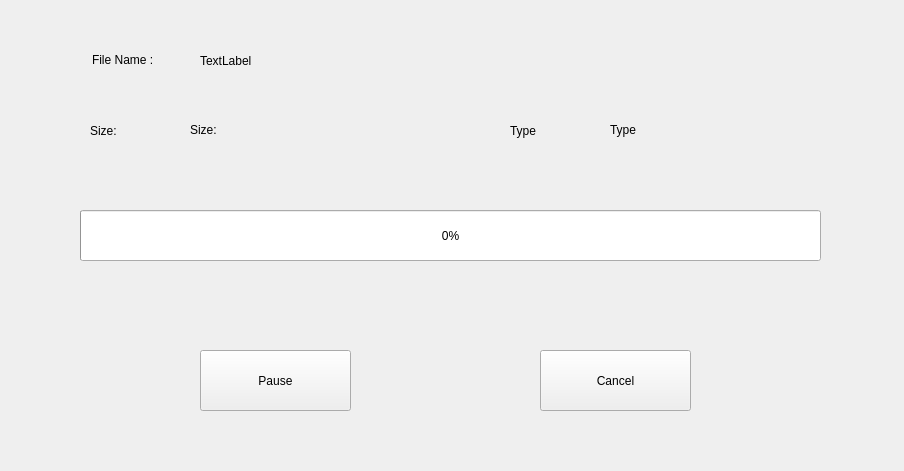
<?xml version="1.0" encoding="UTF-8"?>
<ui version="4.0">
 <class>Form</class>
 <widget class="QWidget" name="Form">
  <property name="geometry">
   <rect>
    <x>0</x>
    <y>0</y>
    <width>904</width>
    <height>471</height>
   </rect>
  </property>
  <property name="windowTitle">
   <string>Form</string>
  </property>
  <property name="styleSheet">
   <string notr="true">/*
 * The MIT License (MIT)
 *
 * Copyright (c) &lt;2013-2014&gt; &lt;Colin Duquesnoy&gt;
 *
 * Permission is hereby granted, free of charge, to any person obtaining a copy
 * of this software and associated documentation files (the &quot;Software&quot;), to deal
 * in the Software without restriction, including without limitation the rights
 * to use, copy, modify, merge, publish, distribute, sublicense, and/or sell
 * copies of the Software, and to permit persons to whom the Software is
 * furnished to do so, subject to the following conditions:

 * The above copyright notice and this permission notice shall be included in
 * all copies or substantial portions of the Software.

 * THE SOFTWARE IS PROVIDED &quot;AS IS&quot;, WITHOUT WARRANTY OF ANY KIND, EXPRESS OR
 * IMPLIED, INCLUDING BUT NOT LIMITED TO THE WARRANTIES OF MERCHANTABILITY,
 * FITNESS FOR A PARTICULAR PURPOSE AND NONINFRINGEMENT. IN NO EVENT SHALL THE
 * AUTHORS OR COPYRIGHT HOLDERS BE LIABLE FOR ANY CLAIM, DAMAGES OR OTHER
 * LIABILITY, WHETHER IN AN ACTION OF CONTRACT, TORT OR OTHERWISE, ARISING FROM,
 * OUT OF OR IN CONNECTION WITH THE SOFTWARE OR THE USE OR OTHER DEALINGS IN
 * THE SOFTWARE.
 */
QToolTip
{
    border: 1px solid #76797C;
    background-color: rgb(90, 102, 117);;
    color: white;
    padding: 5px;
    opacity: 200;
}

QWidget
{
    color: #eff0f1;
    background-color: #31363b;
    selection-background-color:#3daee9;
    selection-color: #eff0f1;
    background-clip: border;
    border-image: none;
    border: 0px transparent black;
    outline: 0;
}

QWidget:item:hover
{
    background-color: #3daee9;
    color: #eff0f1;
}

QWidget:item:selected
{
    background-color: #3daee9;
}

QRadioButton
{
    spacing: 5px;
    outline: none;
    color: #eff0f1;
    margin-bottom: 2px;
}

QRadioButton:disabled
{
    color: #76797C;
}
QRadioButton::indicator
{
    width: 21px;
    height: 21px;
}

QRadioButton::indicator:unchecked
{
    image: url(:/qss_icons/Dark_rc/radio_unchecked.png);
}


QRadioButton::indicator:unchecked:hover,
QRadioButton::indicator:unchecked:focus,
QRadioButton::indicator:unchecked:pressed
{
    border: none;
    outline: none;
    image: url(:/qss_icons/Dark_rc/radio_unchecked_focus.png);
}

QRadioButton::indicator:checked
{
    border: none;
    outline: none;
    image: url(:/qss_icons/Dark_rc/radio_checked.png);
}

QRadioButton::indicator:checked:hover,
QRadioButton::indicator:checked:focus,
QRadioButton::indicator:checked:pressed
{
    border: none;
    outline: none;
    image: url(:/qss_icons/Dark_rc/radio_checked_focus.png);
}

QRadioButton::indicator:checked:disabled
{
    outline: none;
    image: url(:/qss_icons/Dark_rc/radio_checked_disabled.png);
}

QRadioButton::indicator:unchecked:disabled
{
    image: url(:/qss_icons/Dark_rc/radio_unchecked_disabled.png);
}


QMenuBar
{
    background-color: #31363b;
    color: #eff0f1;
}

QMenuBar::item
{
    background: transparent;
}

QMenuBar::item:selected
{
    background: transparent;
    border: 1px solid #76797C;
}

QMenuBar::item:pressed
{
    border: 1px solid #76797C;
    background-color: #3daee9;
    color: #eff0f1;
    margin-bottom:-1px;
    padding-bottom:1px;
}

QMenu
{
    border: 1px solid #76797C;
    color: #eff0f1;
    margin: 2px;
}

QMenu::icon
{
    margin: 5px;
}

QMenu::item
{
    padding: 5px 30px 5px 30px;
    margin-left: 5px;
    border: 1px solid transparent; /* reserve space for selection border */
}

QMenu::item:selected
{
    color: #eff0f1;
}

QMenu::separator {
    height: 2px;
    background: lightblue;
    margin-left: 10px;
    margin-right: 5px;
}

QMenu::indicator {
    width: 18px;
    height: 18px;
}

/* non-exclusive indicator = check box style indicator
   (see QActionGroup::setExclusive) */
QMenu::indicator:non-exclusive:unchecked {
    image: url(:/qss_icons/Dark_rc/checkbox_unchecked.png);
}

QMenu::indicator:non-exclusive:unchecked:selected {
    image: url(:/qss_icons/Dark_rc/checkbox_unchecked_disabled.png);
}

QMenu::indicator:non-exclusive:checked {
    image: url(:/qss_icons/Dark_rc/checkbox_checked.png);
}

QMenu::indicator:non-exclusive:checked:selected {
    image: url(:/qss_icons/Dark_rc/checkbox_checked_disabled.png);
}

/* exclusive indicator = radio button style indicator (see QActionGroup::setExclusive) */
QMenu::indicator:exclusive:unchecked {
    image: url(:/qss_icons/Dark_rc/radio_unchecked.png);
}

QMenu::indicator:exclusive:unchecked:selected {
    image: url(:/qss_icons/Dark_rc/radio_unchecked_disabled.png);
}

QMenu::indicator:exclusive:checked {
    image: url(:/qss_icons/Dark_rc/radio_checked.png);
}

QMenu::indicator:exclusive:checked:selected {
    image: url(:/qss_icons/Dark_rc/radio_checked_disabled.png);
}

QMenu::right-arrow {
    margin: 5px;
    image: url(:/qss_icons/Dark_rc/right_arrow.png)
}


QWidget:disabled
{
    color: #454545;
    background-color: #31363b;
}

QAbstractItemView
{
    alternate-background-color: #31363b;
    color: #eff0f1;
    border: 1px solid 3A3939;
    border-radius: 2px;
}

QWidget:focus, QMenuBar:focus
{
    border: 1px solid #3daee9;
}

QTabWidget:focus, QCheckBox:focus, QRadioButton:focus, QSlider:focus
{
    border: none;
}

QLineEdit
{
    background-color: #232629;
    padding: 5px;
    border-style: solid;
    border: 1px solid #76797C;
    border-radius: 2px;
    color: #eff0f1;
}

QGroupBox {
    border:1px solid #76797C;
    border-radius: 2px;
    margin-top: 20px;
}

QGroupBox::title {
    subcontrol-origin: margin;
    subcontrol-position: top center;
    padding-left: 10px;
    padding-right: 10px;
    padding-top: 10px;
}

QAbstractScrollArea
{
    border-radius: 2px;
    border: 1px solid #76797C;
    background-color: transparent;
}

QScrollBar:horizontal
{
    height: 15px;
    margin: 3px 15px 3px 15px;
    border: 1px transparent #2A2929;
    border-radius: 4px;
    background-color: #2A2929;
}

QScrollBar::handle:horizontal
{
    background-color: #605F5F;
    min-width: 5px;
    border-radius: 4px;
}

QScrollBar::add-line:horizontal
{
    margin: 0px 3px 0px 3px;
    border-image: url(:/qss_icons/Dark_rc/right_arrow_disabled.png);
    width: 10px;
    height: 10px;
    subcontrol-position: right;
    subcontrol-origin: margin;
}

QScrollBar::sub-line:horizontal
{
    margin: 0px 3px 0px 3px;
    border-image: url(:/qss_icons/Dark_rc/left_arrow_disabled.png);
    height: 10px;
    width: 10px;
    subcontrol-position: left;
    subcontrol-origin: margin;
}

QScrollBar::add-line:horizontal:hover,QScrollBar::add-line:horizontal:on
{
    border-image: url(:/qss_icons/Dark_rc/right_arrow.png);
    height: 10px;
    width: 10px;
    subcontrol-position: right;
    subcontrol-origin: margin;
}


QScrollBar::sub-line:horizontal:hover, QScrollBar::sub-line:horizontal:on
{
    border-image: url(:/qss_icons/Dark_rc/left_arrow.png);
    height: 10px;
    width: 10px;
    subcontrol-position: left;
    subcontrol-origin: margin;
}

QScrollBar::up-arrow:horizontal, QScrollBar::down-arrow:horizontal
{
    background: none;
}


QScrollBar::add-page:horizontal, QScrollBar::sub-page:horizontal
{
    background: none;
}

QScrollBar:vertical
{
    background-color: #2A2929;
    width: 15px;
    margin: 15px 3px 15px 3px;
    border: 1px transparent #2A2929;
    border-radius: 4px;
}

QScrollBar::handle:vertical
{
    background-color: #605F5F;
    min-height: 5px;
    border-radius: 4px;
}

QScrollBar::sub-line:vertical
{
    margin: 3px 0px 3px 0px;
    border-image: url(:/qss_icons/Dark_rc/up_arrow_disabled.png);
    height: 10px;
    width: 10px;
    subcontrol-position: top;
    subcontrol-origin: margin;
}

QScrollBar::add-line:vertical
{
    margin: 3px 0px 3px 0px;
    border-image: url(:/qss_icons/Dark_rc/down_arrow_disabled.png);
    height: 10px;
    width: 10px;
    subcontrol-position: bottom;
    subcontrol-origin: margin;
}

QScrollBar::sub-line:vertical:hover,QScrollBar::sub-line:vertical:on
{

    border-image: url(:/qss_icons/Dark_rc/up_arrow.png);
    height: 10px;
    width: 10px;
    subcontrol-position: top;
    subcontrol-origin: margin;
}


QScrollBar::add-line:vertical:hover, QScrollBar::add-line:vertical:on
{
    border-image: url(:/qss_icons/Dark_rc/down_arrow.png);
    height: 10px;
    width: 10px;
    subcontrol-position: bottom;
    subcontrol-origin: margin;
}

QScrollBar::up-arrow:vertical, QScrollBar::down-arrow:vertical
{
    background: none;
}


QScrollBar::add-page:vertical, QScrollBar::sub-page:vertical
{
    background: none;
}

QTextEdit
{
    background-color: #232629;
    color: #eff0f1;
    border: 1px solid #76797C;
}

QPlainTextEdit
{
    background-color: #232629;;
    color: #eff0f1;
    border-radius: 2px;
    border: 1px solid #76797C;
}

QHeaderView::section
{
    background-color: #76797C;
    color: #eff0f1;
    padding: 5px;
    border: 1px solid #76797C;
}

QSizeGrip {
    image: url(:/qss_icons/Dark_rc/sizegrip.png);
    width: 12px;
    height: 12px;
}


QMainWindow::separator
{
    background-color: #31363b;
    color: white;
    padding-left: 4px;
    spacing: 2px;
    border: 1px dashed #76797C;
}

QMainWindow::separator:hover
{

    background-color: #787876;
    color: white;
    padding-left: 4px;
    border: 1px solid #76797C;
    spacing: 2px;
}


QMenu::separator
{
    height: 1px;
    background-color: #76797C;
    color: white;
    padding-left: 4px;
    margin-left: 10px;
    margin-right: 5px;
}


QFrame
{
    border-radius: 2px;
    border: 1px solid #76797C;
}

QFrame[frameShape=&quot;0&quot;]
{
    border-radius: 2px;
    border: 1px transparent #76797C;
}

QStackedWidget
{
    border: 1px transparent black;
}

QToolBar {
    border: 1px transparent #393838;
    background: 1px solid #31363b;
    font-weight: bold;
}

QToolBar::handle:horizontal {
    image: url(:/qss_icons/Dark_rc/Hmovetoolbar.png);
}
QToolBar::handle:vertical {
    image: url(:/qss_icons/Dark_rc/Vmovetoolbar.png);
}
QToolBar::separator:horizontal {
    image: url(:/qss_icons/Dark_rc/Hsepartoolbar.png);
}
QToolBar::separator:vertical {
    image: url(:/qss_icons/Dark_rc/Vsepartoolbar.png);
}
QToolButton#qt_toolbar_ext_button {
    background: #58595a
}

QPushButton
{
    color: #eff0f1;
    background-color: #31363b;
    border-width: 1px;
    border-color: #76797C;
    border-style: solid;
    padding: 5px;
    border-radius: 2px;
    outline: none;
}

QPushButton:disabled
{
    background-color: #31363b;
    border-width: 1px;
    border-color: #454545;
    border-style: solid;
    padding-top: 5px;
    padding-bottom: 5px;
    padding-left: 10px;
    padding-right: 10px;
    border-radius: 2px;
    color: #454545;
}

QPushButton:focus {
    background-color: #3daee9;
    color: white;
}

QPushButton:pressed
{
    background-color: #3daee9;
    padding-top: -15px;
    padding-bottom: -17px;
}

QComboBox
{
    selection-background-color: #3daee9;
    border-style: solid;
    border: 1px solid #76797C;
    border-radius: 2px;
    padding: 5px;
    min-width: 75px;
}

QPushButton:checked{
    background-color: #76797C;
    border-color: #6A6969;
}

QComboBox:hover,QPushButton:hover,QAbstractSpinBox:hover,QLineEdit:hover,QTextEdit:hover,QPlainTextEdit:hover,QAbstractView:hover,QTreeView:hover
{
    border: 1px solid #3daee9;
    color: #eff0f1;
}

QComboBox:on
{
    padding-top: 3px;
    padding-left: 4px;
    selection-background-color: #4a4a4a;
}

QComboBox QAbstractItemView
{
    background-color: #232629;
    border-radius: 2px;
    border: 1px solid #76797C;
    selection-background-color: #3daee9;
}

QComboBox::drop-down
{
    subcontrol-origin: padding;
    subcontrol-position: top right;
    width: 15px;

    border-left-width: 0px;
    border-left-color: darkgray;
    border-left-style: solid;
    border-top-right-radius: 3px;
    border-bottom-right-radius: 3px;
}

QComboBox::down-arrow
{
    image: url(:/qss_icons/Dark_rc/down_arrow_disabled.png);
}

QComboBox::down-arrow:on, QComboBox::down-arrow:hover,
QComboBox::down-arrow:focus
{
    image: url(:/qss_icons/Dark_rc/down_arrow.png);
}

QAbstractSpinBox {
    padding: 5px;
    border: 1px solid #76797C;
    background-color: #232629;
    color: #eff0f1;
    border-radius: 2px;
    min-width: 75px;
}

QAbstractSpinBox:up-button
{
    background-color: transparent;
    subcontrol-origin: border;
    subcontrol-position: center right;
}

QAbstractSpinBox:down-button
{
    background-color: transparent;
    subcontrol-origin: border;
    subcontrol-position: center left;
}

QAbstractSpinBox::up-arrow,QAbstractSpinBox::up-arrow:disabled,QAbstractSpinBox::up-arrow:off {
    image: url(:/qss_icons/Dark_rc/up_arrow_disabled.png);
    width: 10px;
    height: 10px;
}
QAbstractSpinBox::up-arrow:hover
{
    image: url(:/qss_icons/Dark_rc/up_arrow.png);
}


QAbstractSpinBox::down-arrow,QAbstractSpinBox::down-arrow:disabled,QAbstractSpinBox::down-arrow:off
{
    image: url(:/qss_icons/Dark_rc/down_arrow_disabled.png);
    width: 10px;
    height: 10px;
}
QAbstractSpinBox::down-arrow:hover
{
    image: url(:/qss_icons/Dark_rc/down_arrow.png);
}


QLabel
{
    border: 0px solid black;
}

QTabWidget{
    border: 0px transparent black;
}

QTabWidget::pane {
    border: 1px solid #76797C;
    padding: 5px;
    margin: 0px;
}

QTabBar
{
    qproperty-drawBase: 0;
    left: 5px; /* move to the right by 5px */
    border-radius: 3px;
}

QTabBar:focus
{
    border: 0px transparent black;
}

QTabBar::close-button  {
    image: url(:/qss_icons/Dark_rc/close.png);
    background: transparent;
}

QTabBar::close-button:hover
{
    image: url(:/qss_icons/Dark_rc/close-hover.png);
    background: transparent;
}

QTabBar::close-button:pressed {
    image: url(:/qss_icons/Dark_rc/close-pressed.png);
    background: transparent;
}

/* TOP TABS */
QTabBar::tab:top {
    color: #eff0f1;
    border: 1px solid #76797C;
    border-bottom: 1px transparent black;
    background-color: #31363b;
    padding: 5px;
    min-width: 50px;
    border-top-left-radius: 2px;
    border-top-right-radius: 2px;
}

QTabBar::tab:top:!selected
{
    color: #eff0f1;
    background-color: #54575B;
    border: 1px solid #76797C;
    border-bottom: 1px transparent black;
    border-top-left-radius: 2px;
    border-top-right-radius: 2px;    
}

QTabBar::tab:top:!selected:hover {
    background-color: #3daee9;
}

/* BOTTOM TABS */
QTabBar::tab:bottom {
    color: #eff0f1;
    border: 1px solid #76797C;
    border-top: 1px transparent black;
    background-color: #31363b;
    padding: 5px;
    border-bottom-left-radius: 2px;
    border-bottom-right-radius: 2px;
    min-width: 50px;
}

QTabBar::tab:bottom:!selected
{
    color: #eff0f1;
    background-color: #54575B;
    border: 1px solid #76797C;
    border-top: 1px transparent black;
    border-bottom-left-radius: 2px;
    border-bottom-right-radius: 2px;
}

QTabBar::tab:bottom:!selected:hover {
    background-color: #3daee9;
}

/* LEFT TABS */
QTabBar::tab:left {
    color: #eff0f1;
    border: 1px solid #76797C;
    border-left: 1px transparent black;
    background-color: #31363b;
    padding: 5px;
    border-top-right-radius: 2px;
    border-bottom-right-radius: 2px;
    min-height: 50px;
}

QTabBar::tab:left:!selected
{
    color: #eff0f1;
    background-color: #54575B;
    border: 1px solid #76797C;
    border-left: 1px transparent black;
    border-top-right-radius: 2px;
    border-bottom-right-radius: 2px;
}

QTabBar::tab:left:!selected:hover {
    background-color: #3daee9;
}


/* RIGHT TABS */
QTabBar::tab:right {
    color: #eff0f1;
    border: 1px solid #76797C;
    border-right: 1px transparent black;
    background-color: #31363b;
    padding: 5px;
    border-top-left-radius: 2px;
    border-bottom-left-radius: 2px;
    min-height: 50px;
}

QTabBar::tab:right:!selected
{
    color: #eff0f1;
    background-color: #54575B;
    border: 1px solid #76797C;
    border-right: 1px transparent black;
    border-top-left-radius: 2px;
    border-bottom-left-radius: 2px;
}

QTabBar::tab:right:!selected:hover {
    background-color: #3daee9;
}

QTabBar QToolButton::right-arrow:enabled {
     image: url(:/qss_icons/Dark_rc/right_arrow.png);
 }

 QTabBar QToolButton::left-arrow:enabled {
     image: url(:/qss_icons/Dark_rc/left_arrow.png);
 }

QTabBar QToolButton::right-arrow:disabled {
     image: url(:/qss_icons/Dark_rc/right_arrow_disabled.png);
 }

 QTabBar QToolButton::left-arrow:disabled {
     image: url(:/qss_icons/Dark_rc/left_arrow_disabled.png);
 }


QDockWidget {
    background: #31363b;
    border: 1px solid #403F3F;
    titlebar-close-icon: url(:/qss_icons/Dark_rc/close.png);
    titlebar-normal-icon: url(:/qss_icons/Dark_rc/undock.png);
}

QDockWidget::close-button, QDockWidget::float-button {
    border: 1px solid transparent;
    border-radius: 2px;
    background: transparent;
}

QDockWidget::close-button:hover, QDockWidget::float-button:hover {
    background: rgba(255, 255, 255, 10);
}

QDockWidget::close-button:pressed, QDockWidget::float-button:pressed {
    padding: 1px -1px -1px 1px;
    background: rgba(255, 255, 255, 10);
}

QTreeView, QListView
{
    border: 1px solid #76797C;
    background-color: #232629;
}

QTreeView:branch:selected, QTreeView:branch:hover
{
    background: url(:/qss_icons/Dark_rc/transparent.png);
}

QTreeView::branch:has-siblings:!adjoins-item {
    border-image: url(:/qss_icons/Dark_rc/transparent.png);
}

QTreeView::branch:has-siblings:adjoins-item {
    border-image: url(:/qss_icons/Dark_rc/transparent.png);
}

QTreeView::branch:!has-children:!has-siblings:adjoins-item {
    border-image: url(:/qss_icons/Dark_rc/transparent.png);
}

QTreeView::branch:has-children:!has-siblings:closed,
QTreeView::branch:closed:has-children:has-siblings {
    image: url(:/qss_icons/Dark_rc/branch_closed.png);
}

QTreeView::branch:open:has-children:!has-siblings,
QTreeView::branch:open:has-children:has-siblings  {
    image: url(:/qss_icons/Dark_rc/branch_open.png);
}

QTreeView::branch:has-children:!has-siblings:closed:hover,
QTreeView::branch:closed:has-children:has-siblings:hover {
    image: url(:/qss_icons/Dark_rc/branch_closed-on.png);
    }

QTreeView::branch:open:has-children:!has-siblings:hover,
QTreeView::branch:open:has-children:has-siblings:hover  {
    image: url(:/qss_icons/Dark_rc/branch_open-on.png);
    }

QListView::item:!selected:hover, QTreeView::item:!selected:hover  {
    background: rgba(167,218,245, 0.3);
    outline: 0;
    color: #eff0f1
}

QListView::item:selected:hover, QTreeView::item:selected:hover  {
    background: #3daee9;
    color: #eff0f1;
}

QSlider::groove:horizontal {
    border: 1px solid #565a5e;
    height: 4px;
    background: #565a5e;
    margin: 0px;
    border-radius: 2px;
}

QSlider::handle:horizontal {
    background: #232629;
    border: 1px solid #565a5e;
    width: 16px;
    height: 16px;
    margin: -8px 0;
    border-radius: 9px;
}

QSlider::groove:vertical {
    border: 1px solid #565a5e;
    width: 4px;
    background: #565a5e;
    margin: 0px;
    border-radius: 3px;
}

QSlider::handle:vertical {
    background: #232629;
    border: 1px solid #565a5e;
    width: 16px;
    height: 16px;
    margin: 0 -8px;
    border-radius: 9px;
}

QToolButton {
    background-color: transparent;
    border: 1px transparent #76797C;
    border-radius: 2px;
    margin: 3px;
    padding: 5px;
}

QToolButton[popupMode=&quot;1&quot;] { /* only for MenuButtonPopup */
 padding-right: 20px; /* make way for the popup button */
 border: 1px #76797C;
 border-radius: 5px;
}

QToolButton[popupMode=&quot;2&quot;] { /* only for InstantPopup */
 padding-right: 10px; /* make way for the popup button */
 border: 1px #76797C;
}


QToolButton:hover, QToolButton::menu-button:hover {
    background-color: transparent;
    border: 1px solid #3daee9;
    padding: 5px;
}

QToolButton:checked, QToolButton:pressed,
        QToolButton::menu-button:pressed {
    background-color: #3daee9;
    border: 1px solid #3daee9;
    padding: 5px;
}

/* the subcontrol below is used only in the InstantPopup or DelayedPopup mode */
QToolButton::menu-indicator {
    image: url(:/qss_icons/Dark_rc/down_arrow.png);
    top: -7px; left: -2px; /* shift it a bit */
}

/* the subcontrols below are used only in the MenuButtonPopup mode */
QToolButton::menu-button {
    border: 1px transparent #76797C;
    border-top-right-radius: 6px;
    border-bottom-right-radius: 6px;
    /* 16px width + 4px for border = 20px allocated above */
    width: 16px;
    outline: none;
}

QToolButton::menu-arrow {
    image: url(:/qss_icons/Dark_rc/down_arrow.png);
}

QToolButton::menu-arrow:open {
    border: 1px solid #76797C;
}

QPushButton::menu-indicator  {
    subcontrol-origin: padding;
    subcontrol-position: bottom right;
    left: 8px;
}

QTableView
{
    border: 1px solid #76797C;
    gridline-color: #31363b;
    background-color: #232629;
}


QTableView, QHeaderView
{
    border-radius: 0px;
}

QTableView::item:pressed, QListView::item:pressed, QTreeView::item:pressed  {
    background: #3daee9;
    color: #eff0f1;
}

QTableView::item:selected:active, QTreeView::item:selected:active, QListView::item:selected:active  {
    background: #3daee9;
    color: #eff0f1;
}


QHeaderView
{
    background-color: #31363b;
    border: 1px transparent;
    border-radius: 0px;
    margin: 0px;
    padding: 0px;

}

QHeaderView::section  {
    background-color: #31363b;
    color: #eff0f1;
    padding: 5px;
    border: 1px solid #76797C;
    border-radius: 0px;
    text-align: center;
}

QHeaderView::section::vertical::first, QHeaderView::section::vertical::only-one
{
    border-top: 1px solid #76797C;
}

QHeaderView::section::vertical
{
    border-top: transparent;
}

QHeaderView::section::horizontal::first, QHeaderView::section::horizontal::only-one
{
    border-left: 1px solid #76797C;
}

QHeaderView::section::horizontal
{
    border-left: transparent;
}


QHeaderView::section:checked
 {
    color: white;
    background-color: #334e5e;
 }

 /* style the sort indicator */
QHeaderView::down-arrow {
    image: url(:/qss_icons/Dark_rc/down_arrow.png);
}

QHeaderView::up-arrow {
    image: url(:/qss_icons/Dark_rc/up_arrow.png);
}


QTableCornerButton::section {
    background-color: #31363b;
    border: 1px transparent #76797C;
    border-radius: 0px;
}

QToolBox  {
    padding: 5px;
    border: 1px transparent black;
}

QToolBox::tab {
    color: #eff0f1;
    background-color: #31363b;
    border: 1px solid #76797C;
    border-bottom: 1px transparent #31363b;
    border-top-left-radius: 5px;
    border-top-right-radius: 5px;
}

QToolBox::tab:selected { /* italicize selected tabs */
    font: italic;
    background-color: #31363b;
    border-color: #3daee9;
 }

QStatusBar::item {
    border: 0px transparent dark;
 }


QFrame[height=&quot;3&quot;], QFrame[width=&quot;3&quot;] {
    background-color: #76797C;
}


QSplitter::handle {
    border: 1px dashed #76797C;
}

QSplitter::handle:hover {
    background-color: #787876;
    border: 1px solid #76797C;
}

QSplitter::handle:horizontal {
    width: 1px;
}

QSplitter::handle:vertical {
    height: 1px;
}

QProgressBar {
    border: 1px solid #76797C;
    border-radius: 5px;
    text-align: center;
}

QProgressBar::chunk {
    background-color: #05B8CC;
}

QDateEdit
{
    selection-background-color: #3daee9;
    border-style: solid;
    border: 1px solid #3375A3;
    border-radius: 2px;
    padding: 1px;
    min-width: 75px;
}

QDateEdit:on
{
    padding-top: 3px;
    padding-left: 4px;
    selection-background-color: #4a4a4a;
}

QDateEdit QAbstractItemView
{
    background-color: #232629;
    border-radius: 2px;
    border: 1px solid #3375A3;
    selection-background-color: #3daee9;
}

QDateEdit::drop-down
{
    subcontrol-origin: padding;
    subcontrol-position: top right;
    width: 15px;
    border-left-width: 0px;
    border-left-color: darkgray;
    border-left-style: solid;
    border-top-right-radius: 3px;
    border-bottom-right-radius: 3px;
}

QDateEdit::down-arrow
{
    image: url(:/qss_icons/Dark_rc/down_arrow_disabled.png);
}

QDateEdit::down-arrow:on, QDateEdit::down-arrow:hover,
QDateEdit::down-arrow:focus
{
    image: url(:/qss_icons/Dark_rc/down_arrow.png);
}</string>
  </property>
  <widget class="QLabel" name="label">
   <property name="geometry">
    <rect>
     <x>92</x>
     <y>50</y>
     <width>61</width>
     <height>20</height>
    </rect>
   </property>
   <property name="text">
    <string>File Name :</string>
   </property>
  </widget>
  <widget class="QLabel" name="FileName_2">
   <property name="geometry">
    <rect>
     <x>200</x>
     <y>50</y>
     <width>591</width>
     <height>21</height>
    </rect>
   </property>
   <property name="text">
    <string>TextLabel</string>
   </property>
  </widget>
  <widget class="QLabel" name="FileSize_2">
   <property name="geometry">
    <rect>
     <x>190</x>
     <y>120</y>
     <width>71</width>
     <height>20</height>
    </rect>
   </property>
   <property name="text">
    <string>Size:</string>
   </property>
  </widget>
  <widget class="QLabel" name="label_2">
   <property name="geometry">
    <rect>
     <x>90</x>
     <y>120</y>
     <width>51</width>
     <height>21</height>
    </rect>
   </property>
   <property name="text">
    <string>Size:</string>
   </property>
  </widget>
  <widget class="QProgressBar" name="ProgressBar">
   <property name="geometry">
    <rect>
     <x>80</x>
     <y>210</y>
     <width>741</width>
     <height>51</height>
    </rect>
   </property>
   <property name="value">
    <number>0</number>
   </property>
  </widget>
  <widget class="QPushButton" name="CloseButton">
   <property name="geometry">
    <rect>
     <x>540</x>
     <y>350</y>
     <width>151</width>
     <height>61</height>
    </rect>
   </property>
   <property name="text">
    <string>Cancel</string>
   </property>
  </widget>
  <widget class="QLabel" name="FileType">
   <property name="geometry">
    <rect>
     <x>610</x>
     <y>120</y>
     <width>71</width>
     <height>20</height>
    </rect>
   </property>
   <property name="text">
    <string>Type</string>
   </property>
  </widget>
  <widget class="QLabel" name="label_3">
   <property name="geometry">
    <rect>
     <x>510</x>
     <y>120</y>
     <width>51</width>
     <height>21</height>
    </rect>
   </property>
   <property name="text">
    <string>Type</string>
   </property>
  </widget>
  <widget class="QPushButton" name="CloseButton_2">
   <property name="geometry">
    <rect>
     <x>200</x>
     <y>350</y>
     <width>151</width>
     <height>61</height>
    </rect>
   </property>
   <property name="text">
    <string>Pause</string>
   </property>
  </widget>
 </widget>
 <resources/>
 <connections/>
</ui>
